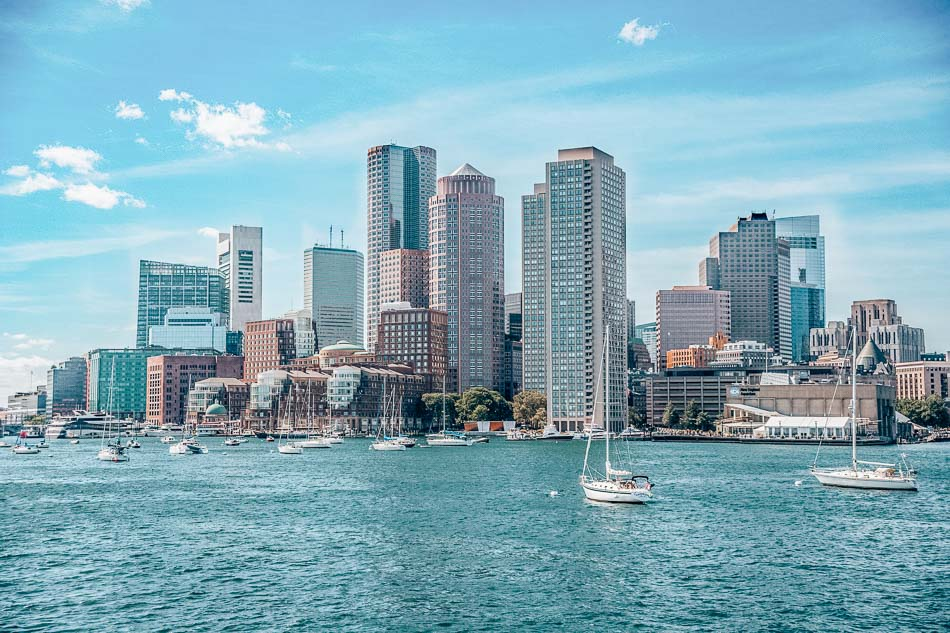
#> input picture 07. computer vision intro/img/day3.jpg, 950 x 633 px
$ python greenscreen.py
#> lines starting #> are read from the running program, lines starting #| are printed output that depends on the picture; after the words box and inside, x2 and y2 are one past the last pixel; in counts of white or black regions, pixels touching at a corner belong together
import cv2
import numpy as np
import matplotlib.pyplot as plt

avgen = cv2.imread("img/day3.jpg")
#> avgen is the input picture: shape (633, 950, 3); mean B, G, R 186.1, 171.7, 129.5
avgen = cv2.cvtColor(avgen,cv2.COLOR_BGR2RGB)

green = cv2.imread("img/lady.jpg")
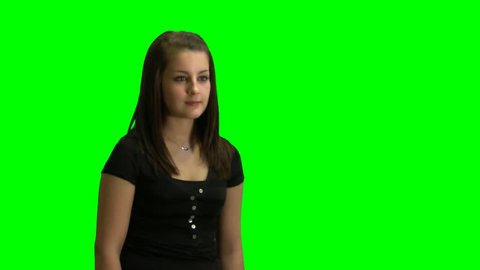
#> input picture 07. computer vision intro/img/lady.jpg, 480 x 270 px
#> green is the input picture: shape (270, 480, 3); mean B, G, R 7.2, 212.5, 11.8
hsv = cv2.cvtColor(green,cv2.COLOR_BGR2HSV)
#> hsv: shape (270, 480, 3); mean H, S, V 53.8, 229.9, 214.9

avgen = cv2.resize(avgen,(480,270))
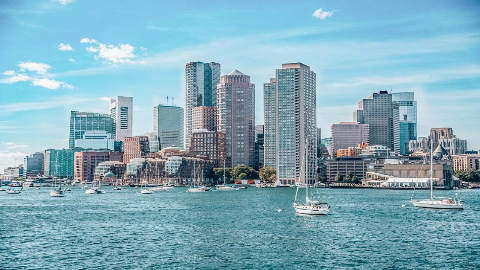
#> avgen: shape (270, 480, 3); mean R, G, B 129.4, 171.5, 186
green = cv2.resize(green,(480,270))

lower_bounds = (40,0,30)
upper_bounds =(80,255,255)

mask = cv2.inRange(hsv,lower_bounds,upper_bounds)
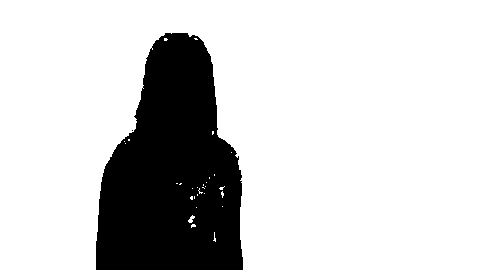
#> mask: shape (270, 480); 80.5% white; 2 black regions (1 under 20 px), largest, box (x1, y1, x2, y2) and area: (96, 33, 243, 270) 25266

img = green.copy()
img[mask==255]=[0, 0, 0]
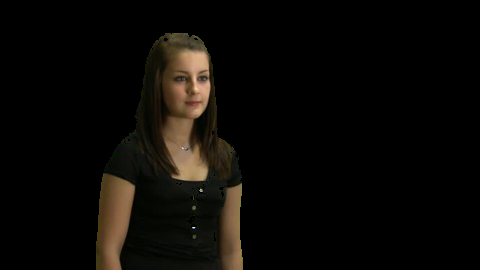
#> img: shape (270, 480, 3); mean B, G, R 6, 9.1, 11.2
img = cv2.cvtColor(img,cv2.COLOR_BGR2RGB)

back = avgen.copy()
back[mask==0] = [0,0,0]
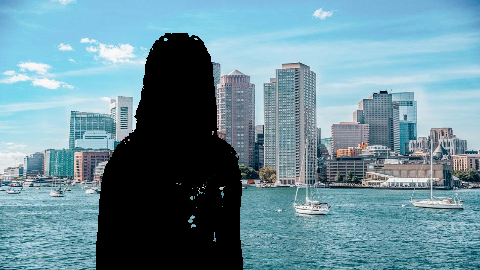
#> back: shape (270, 480, 3); 19.5% of pixels changed, all inside (x1, y1, x2, y2) = (96, 33, 243, 270)

final = img+back
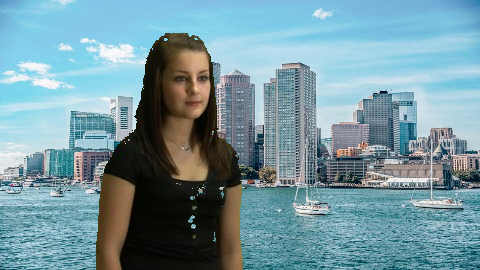
#> final: shape (270, 480, 3); mean R, G, B 116.8, 150.1, 159.5
rgb_final_img = cv2.cvtColor(final, cv2.COLOR_BGR2RGB)


title = ["Background Image","green screen image","hsv","hsv_mask","back_mask","Final Image"]
images = [avgen,green,mask,img,back,final]
for i in range (6):
    plt.subplot(2,3,i+1),plt.imshow(images[i])
    plt.title(title[i])
    plt.xticks([]),plt.yticks([])

plt.show()
#> figure, not shown here; B, G, R data is drawn as R, G, B
